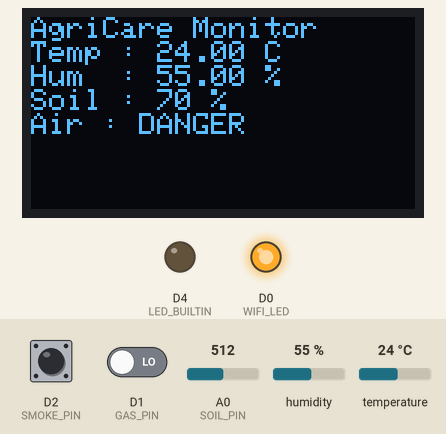
Recording of a sketch running on a simulated ESP8266 (NodeMCU). On the bench: 128×64 one-colour display, output pins drawn as LEDs (lit = HIGH, except the on-board LED, lit = LOW). The inputs (shaded band) are chosen by the test bench; at power-on: D2 (SMOKE_PIN) LOW, D1 (GAS_PIN) LOW, A0 (SOIL_PIN) = 512, humidity 55 %, temperature 24 °C. WiFi joins after 1.5 s; servers stay silent unless stated.

Above: at 1.6 s.
At 5.0 s:
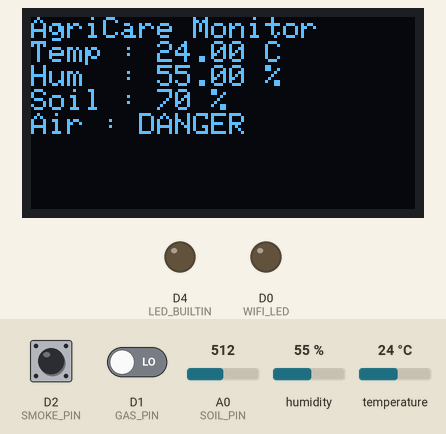
At 68.13 s:
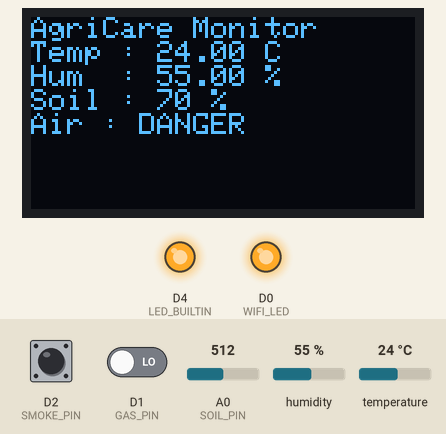
Timing chart, 0 to 130.0 s (numbered marks = the images above):
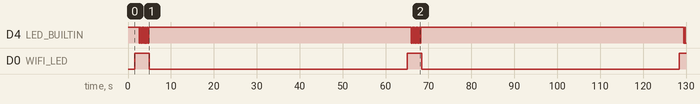

Measured:
- by itself, D4 (LED_BUILTIN): repeats every 63.4 s: 5 × (HIGH 0.20 s, LOW 0.20 s), HIGH 61.2 s, LOW 0.20 s
- by itself, D0 (WIFI_LED): alternates HIGH for 3.4 s and LOW for 60.0 s
- by itself, everything shown: repeats every 63.4 s, in 14 steps

The sketch:

Agricare.ino
```cpp
#include <Wire.h>
#include <Adafruit_GFX.h>
#include <Adafruit_SSD1306.h>
#include <DHT.h>
#include <ESP8266WiFi.h>
#include <ESP_Mail_Client.h>

// ---------------- WIFI ----------------
#define WIFI_SSID "IOT"
#define WIFI_PASSWORD "12345678"

// ---------------- EMAIL ----------------
#define SMTP_HOST "smtp.gmail.com"
#define SMTP_PORT 465

#define AUTHOR_EMAIL "rajdeepsingh5272@gmail.com"
#define AUTHOR_PASSWORD "ylhh cisx rxed rkgo"
#define RECIPIENT_EMAIL "projecthub5272@gmail.com"

// ---------------- OLED ----------------
Adafruit_SSD1306 display(128, 64, &Wire, -1);

// ---------------- DHT ----------------
#define DHTPIN D8
#define DHTTYPE DHT11
DHT dht(DHTPIN, DHTTYPE);

// ---------------- PINS ----------------
#define SOIL_PIN A0
#define GAS_PIN D1        // Methane / Hydrogen
#define SMOKE_PIN D2
#define WIFI_LED D0

SMTPSession smtp;

// ---------- SMTP CALLBACK ----------
void smtpCallback(SMTP_Status status) {
  Serial.println(status.info());
}

// ---------------- SEND EMAIL ----------------
void sendEmail(String subject, String body) {

  SMTP_Message message;
  message.sender.name = "AgriCare System";
  message.sender.email = AUTHOR_EMAIL;
  message.subject = subject;
  message.addRecipient("Farmer", RECIPIENT_EMAIL);
  message.text.content = body.c_str();
  message.text.charSet = "utf-8";

  ESP_Mail_Session session;
  session.server.host_name = SMTP_HOST;
  session.server.port = SMTP_PORT;
  session.login.email = AUTHOR_EMAIL;
  session.login.password = AUTHOR_PASSWORD;

  smtp.callback(smtpCallback);
  digitalWrite(WIFI_LED, HIGH);

  if (!smtp.connect(&session)) return;
  MailClient.sendMail(&smtp, &message);

  // ESP LED blink
  for (int i = 0; i < 6; i++) {
    digitalWrite(LED_BUILTIN, LOW);
    delay(200);
    digitalWrite(LED_BUILTIN, HIGH);
    delay(200);
  }

  digitalWrite(WIFI_LED, LOW);
}

// ---------------- SETUP ----------------
void setup() {
  Serial.begin(115200);

  pinMode(GAS_PIN, INPUT);
  pinMode(SMOKE_PIN, INPUT);
  pinMode(WIFI_LED, OUTPUT);
  pinMode(LED_BUILTIN, OUTPUT);
  digitalWrite(LED_BUILTIN, HIGH);

  Wire.begin(D3, D4);
  display.begin(SSD1306_SWITCHCAPVCC, 0x3C);

  dht.begin();
  randomSeed(analogRead(A0));

  WiFi.begin(WIFI_SSID, WIFI_PASSWORD);
  while (WiFi.status() != WL_CONNECTED) delay(500);
}

// ---------------- LOOP ----------------
void loop() {

  float temp = dht.readTemperature();
  float hum  = dht.readHumidity();
  int soil = map(analogRead(SOIL_PIN), 1024, 300, 0, 100);
  soil = constrain(soil, 0, 100);

  bool gas   = digitalRead(GAS_PIN) == LOW;
  bool smoke = digitalRead(SMOKE_PIN) == LOW;

  // -------- OLED (NO EMOJI) --------
  display.clearDisplay();
  display.setCursor(0,0);
  display.setTextSize(1);
  display.println("AgriCare Monitor");
  display.println("Temp : " + String(temp) + " C");
  display.println("Hum  : " + String(hum) + " %");
  display.println("Soil : " + String(soil) + " %");
  display.println((gas || smoke) ? "Air : DANGER" : "Air : SAFE");
  display.display();

  String alerts = "";
  String actions = "";

  // 🌱 SOIL MOISTURE (WITH QUESTION)
  if (soil < 30) {
    alerts += "💧 Soil Moisture LOW\n";
    actions +=
      "❓ Is irrigation system currently ON?\n\n"
      "• 🚿 Start irrigation immediately\n"
      "• 🌾 Use flood or drip irrigation\n"
      "• 🕓 Water early morning or evening\n"
      "• 🌱 Avoid water loss in noon sun\n"
      "• 🧪 Check soil dryness manually\n\n";
  }

  // 🌡 TEMPERATURE (NO QUESTION)
  if (temp > 40) {
    alerts += "🔥 High Temperature Detected\n";
    actions +=
      "• 🌤 Use temporary shade nets\n"
      "• 💦 Increase irrigation gap\n"
      "• 🌬 Allow natural airflow\n"
      "• 🌾 Protect young crops\n"
      "• 🕓 Avoid fertilizer spray now\n\n";
  }

  // 💦 HUMIDITY (NO QUESTION)
  if (hum < 30) {
    alerts += "💦 Low Humidity Detected\n";
    actions +=
      "• 💧 Light irrigation recommended\n"
      "• 🌾 Apply organic mulch\n"
      "• 🌬 Reduce dry wind exposure\n"
      "• 🌱 Protect seedlings\n"
      "• 🕓 Monitor evening conditions\n\n";
  }

  // 🚨 GAS (OPEN FIELD)
  if (gas) {
    alerts += "🚨 Methane / Hydrogen Gas Detected\n";
    actions +=
      "• 🔥 Avoid open flames nearby\n"
      "• 🚜 Stop machinery temporarily\n"
      "• 🌬 Allow gas to disperse naturally\n"
      "• 🧯 Keep fire safety ready\n"
      "• 📞 Inform field supervisor\n\n";
  }

  // 💨 SMOKE
  if (smoke) {
    alerts += "💨 Smoke Detected in Field\n";
    actions +=
      "• 🔥 Check for crop burning nearby\n"
      "• 🚜 Stop diesel engines\n"
      "• 🌬 Wind direction observation\n"
      "• 🚒 Prepare fire control\n"
      "• 📞 Alert nearby farmers\n\n";
  }

  // -------- SEND EMAIL --------
  if (alerts != "") {
    String emailBody =
      "📊 Open Field Farm Status\n\n"
      "🌡 Temperature : " + String(temp) + " C\n"
      "💦 Humidity    : " + String(hum) + " %\n"
      "🌱 Moisture    : " + String(soil) + " %\n\n"
      "⚠️ ALERTS\n"
      + alerts +
      "\n✅ Recommended Actions\n"
      + actions +
      "— AgriCare Open Field System 🌾";

    sendEmail("🚜 Open Field Farming Alert", emailBody);
  }

  delay(60000); // spam control
}
```
